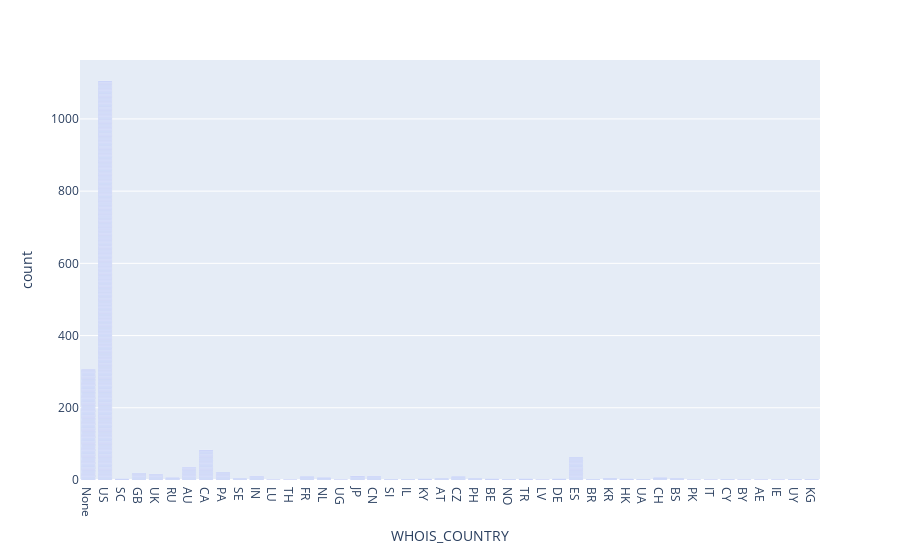

Notebook code cell kept with this figure:
### Markdown cell above
Since we have fixed the country values, can we convert this column to ordinal now?

Not yet. If you reflect on the previous labs how we handle categorical columns, you probably remember we ended up dropping a lot of those columns because there are too many unique values. Too many unique values in a column is not desirable in machine learning because it makes prediction inaccurate. But there are workarounds under certain conditions. One of the fixable conditions is:

#### If a limited number of values account for the majority of data, we can retain these top values and re-label all other rare values.

The `WHOIS_COUNTRY` column happens to be this case. You can verify it by print a bar chart of the `value_counts` in the next cell to verify:

### Code cell
# Your code here
import plotly.express as px

fig = px.bar(websites2, x='WHOIS_COUNTRY')
fig.show()

### Figure 1 — Plotly figure (JSON) as saved in the notebook; plotly's stock layout.template omitted (floating-point values rounded to 4 significant figures; data arrays with more than 128 entries replaced by an {"elided": "..."} marker saying what was removed)
{"data": [{"alignmentgroup": "True", "hovertemplate": "WHOIS_COUNTRY=%{x}<br>count=%{y}<extra></extra>", "legendgroup": "", "marker": {"color": "#636efa"}, "name": "", "offsetgroup": "", "orientation": "v", "showlegend": false, "textposition": "auto", "type": "bar", "x": {"elided": "1779 str values"}, "xaxis": "x", "y": {"elided": "1779 int values"}, "yaxis": "y"}], "layout": {"barmode": "relative", "legend": {"tracegroupgap": 0}, "margin": {"t": 60}, "xaxis": {"anchor": "y", "domain": [0, 1], "title": {"text": "WHOIS_COUNTRY"}}, "yaxis": {"anchor": "x", "domain": [0, 1], "title": {"text": "count"}}}}
